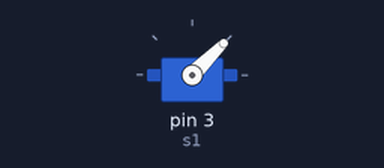
Simulated run of this sketch. Board: Arduino Uno, built with avr-gcc and run on an emulated ATmega328P. Shown: servo.

Above: at 0.1 s.
At 1.1 s:
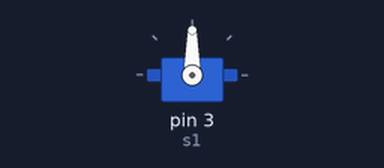
Timing chart, 0 to 2.6 s (numbered marks = the images above):
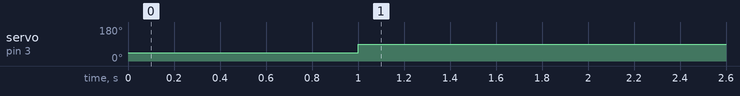

The sketch:

t.ino
```cpp
#include <Servo.h>
Servo s1=Servo();
void setup() {
  // put your setup code here, to run once:
s1.attach(3);
s1.write(45);
delay(1000);
s1.write(90);
}

void loop() {
  // put your main code here, to run repeatedly:

}
```

Measured:
- by itself, servo on pin 3 (s1): 45° → 90° at 1.0 s
